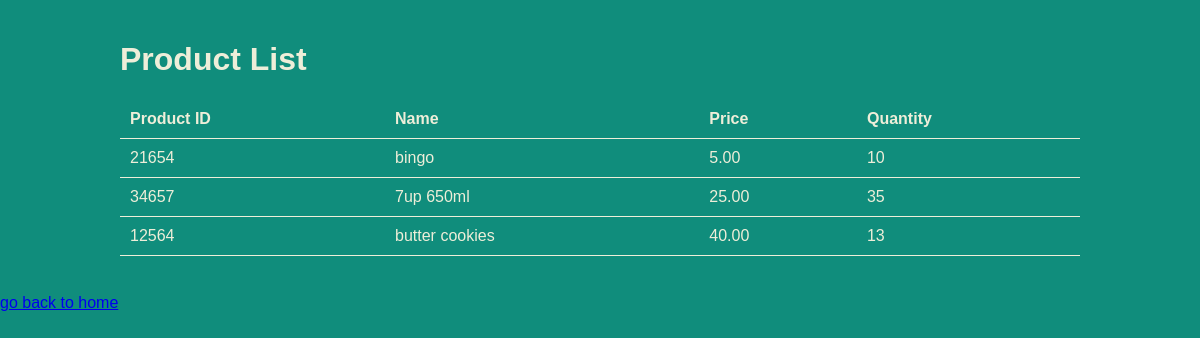
The page /stock/list/ on the database as committed earlier.
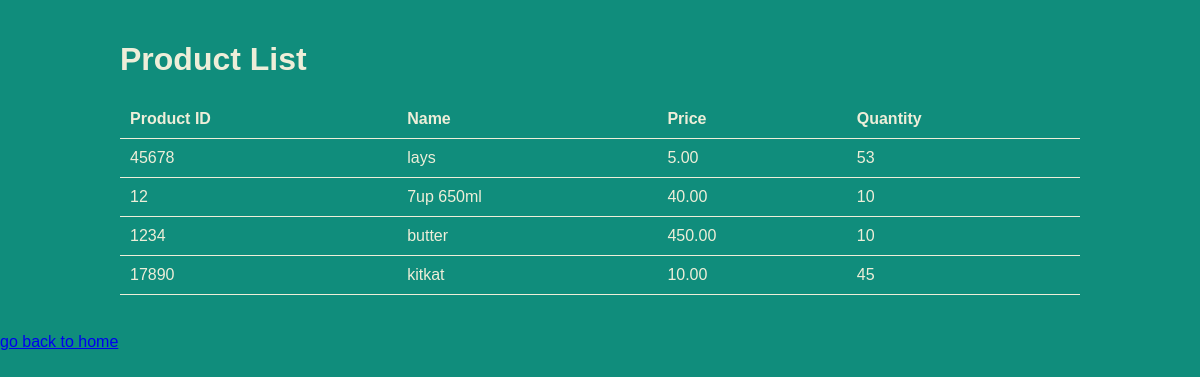
The same page on the database as committed later.
### stock/models.py (models this page shows, shortened)
class products(models.Model):
    product_id = models.IntegerField( unique=True,blank=False)
    name = models.CharField(max_length=100)
    price = models.DecimalField(max_digits=10, decimal_places=2)
    quantity = models.PositiveIntegerField()

### stock/views.py (the view)
# urls.py: path('list/',views.list,name='list'),
def list(request):
    productdata=products.objects.all()
    mydict={
        'data':productdata
    }
    return render(request,'list.html',context=mydict)

### templates/list.html (shortened to what this page needs)
{% load static %}
<!DOCTYPE html>
<html lang="en">
<head>
    <link rel="stylesheet" href="{% static 'style4.css' %}">
</head>
<body>
    <div class="container">
        <h1>Product List</h1>
        <div class="product-list">
            <table>
                <thead>
                    <tr>
                        <th>Product ID</th>
                        <th>Name</th>
                        <th>Price</th>
                        <th>Quantity</th>
                    </tr>
                </thead>
                <tbody>
                    {% for al in data %}
                    <tr>
                        <td>
                            {{al.product_id}}
                        </td>
                        <td>
                            {{al.name}}
                        </td>
                        <td>
                            {{al.price}}
                        </td>
                        <td>
                            {{al.quantity}}
                        </td>
                    </tr>
                    {% endfor %}
                </tbody>
            </table>
        </div>
    </div>
  <br>
                <a href="http://127.0.0.1:8000/stock/index/">go back to home</a>
</body>
</html>

### static/style4.css (style rules this page uses)
body { font-family: Arial, sans-serif; background-color: #108d7c; margin: 0; padding: 0; }
.container { max-width: 960px; margin: 0 auto; padding: 20px; }
h1 { color: #eeeed9; }
.product-list { margin-top: 20px; }
.product-list table { width: 100%; border-collapse: collapse; }
.product-list th, .product-list td { padding: 10px; border-bottom: 1px solid #eeeed9; }
.product-list th { text-align: left; background-color: #108d7c; font-weight: bold; color: #eeeed9; }
.product-list td { vertical-align: middle; color: #eeeed9; }

### templates/list.html (style rules this page uses)
body { font-family: Arial, sans-serif; background-color: #108d7c; margin: 0; padding: 0; }
.container { max-width: 960px; margin: 0 auto; padding: 20px; }
h1 { color: #eeeed9; }
.product-list { margin-top: 20px; }
.product-list table { width: 100%; border-collapse: collapse; }
.product-list th, .product-list td { padding: 10px; border-bottom: 1px solid #eeeed9; }
.product-list th { text-align: left; background-color: #108d7c; font-weight: bold; color: #eeeed9; }
.product-list td { vertical-align: middle; color: #eeeed9; }

Rows that differ between the two databases and show on the page:
removed products: product_id "21654", name "bingo", price "5.00", quantity "10"
removed products: product_id "34657", name "7up 650ml", price "25.00", quantity "35"
removed products: product_id "12564", name "butter cookies", price "40.00", quantity "13"
added products: product_id "45678", name "lays", price "5.00", quantity "53"
added products: product_id "12", name "7up 650ml", price "40.00", quantity "10"
added products: product_id "1234", name "butter", price "450.00", quantity "10"
added products: product_id "17890", name "kitkat", price "10.00", quantity "45"
